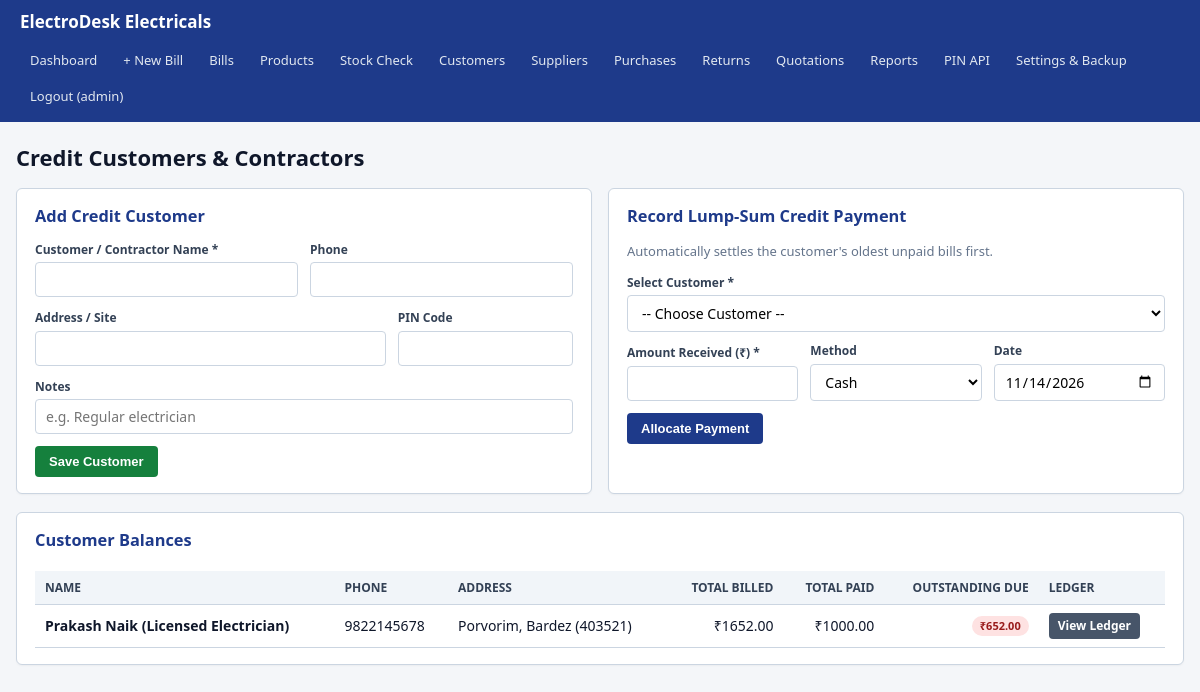
The page /customers (signed in) on the database its author committed.
### tables this page shows
CREATE TABLE store_settings (
    id INTEGER PRIMARY KEY CHECK (id = 1),
    store_name TEXT NOT NULL DEFAULT 'ElectroDesk Electricals',
    store_address TEXT NOT NULL DEFAULT 'Main Market Road, Goa',
    store_phone TEXT NOT NULL DEFAULT '',
    default_tax_rate NUMERIC NOT NULL DEFAULT 0.00
);

CREATE TABLE customers (
    id INTEGER PRIMARY KEY AUTOINCREMENT,
    name TEXT NOT NULL,
    phone TEXT,
    address TEXT,
    pincode TEXT,
    notes TEXT,
    created_at TEXT NOT NULL DEFAULT (datetime('now', 'localtime'))
);

### routes/sales_routes.py (the view, shortened to what this page needs)
@sales_bp.route("/customers", methods=["GET", "POST"])
@login_required
def customers():
    db_path = current_app.config["DB_PATH"]
    customer_list = billing_service.list_customers_with_balances(db_path=db_path)
    return render_template("customers.html", customers=customer_list, today=date.today().isoformat())

### app.py (called while the page is built)
def create_app(test_config: dict | None = None) -> Flask:
    app = Flask(__name__)
    app.config.from_object(Config)
    if test_config:
        app.config.update(test_config)
    init_db(db_path=app.config["DB_PATH"])
    if not app.config.get("TESTING"):
        backup_service.run_daily_auto_backup(
            db_path=app.config["DB_PATH"],
            backup_dir=app.config["BACKUP_DIR"],
        )
    @app.context_processor
    def inject_store_settings():
        return {"store": auth_service.get_store_settings(db_path=app.config["DB_PATH"])}
    app.register_blueprint(main_bp)
    app.register_blueprint(product_bp)
    app.register_blueprint(sales_bp)
    app.register_blueprint(purchase_bp)
    app.register_blueprint(ops_bp)
    app.register_blueprint(api_bp)
    return app

### database/db.py (called while the page is built)
def to_decimal(value) -> Decimal:
    if value is None or value == "":
        return Decimal("0.00")
    return Decimal(str(value)).quantize(Decimal("0.01"), rounding=ROUND_HALF_UP)

def get_connection(db_path: str | None = None) -> sqlite3.Connection:
    target_path = db_path or Config.DB_PATH
    conn = sqlite3.connect(target_path, timeout=10.0)
    conn.row_factory = sqlite3.Row
    conn.execute("PRAGMA foreign_keys = ON;")
    conn.execute("PRAGMA journal_mode = WAL;")
    conn.execute("PRAGMA busy_timeout = 5000;")
    return conn

### routes/__init__.py (called while the page is built)
def login_required(view_func):
    @wraps(view_func)
    def wrapped_view(*args, **kwargs):
        if "user_id" not in session:
            flash("Please log in to access ElectroDesk.", "warning")
            return redirect(url_for("main.login"))
        return view_func(*args, **kwargs)
    return wrapped_view

### services/auth_service.py (called while the page is built)
def get_store_settings(db_path: str | None = None) -> dict:
    conn = get_connection(db_path)
    try:
        row = conn.execute("SELECT * FROM store_settings WHERE id = 1").fetchone()
        return dict(row) if row else {
            "store_name": "ElectroDesk Electricals",
            "store_address": "Main Market Road, Goa",
            "store_phone": "",
            "default_tax_rate": "0.00",
        }
    finally:
        conn.close()

### templates/customers.html (shortened to what this page needs)
{% extends "base.html" %}
{% block content %}
<div class="page-header">
  <h1>Credit Customers &amp; Contractors</h1>
</div>
<div class="grid-2">
  <div class="card">
    <h3>Add Credit Customer</h3>
    <form method="POST" action="{{ url_for('sales.customers') }}">
      <div class="form-row">
        <div class="form-group">
          <label>Customer / Contractor Name *</label>
          <input type="text" name="name" required>
        </div>
        <div class="form-group">
          <label>Phone</label>
          <input type="text" name="phone">
        </div>
      </div>
      <div class="form-row">
        <div class="form-group" style="flex: 2;">
          <label>Address / Site</label>
          <input type="text" name="address">
        </div>
        <div class="form-group">
          <label>PIN Code</label>
          <input type="text" name="pincode" maxlength="6">
        </div>
      </div>
      <div class="form-group" style="margin-bottom: 12px;">
        <label>Notes</label>
        <input type="text" name="notes" placeholder="e.g. Regular electrician">
      </div>
      <button type="submit" class="btn btn-success">Save Customer</button>
    </form>
  </div>
  <div class="card">
    <h3>Record Lump-Sum Credit Payment</h3>
    <p style="font-size: 13px; color: var(--muted);">Automatically settles the customer's oldest unpaid bills first.</p>
    <form method="POST" action="{{ url_for('sales.record_payment') }}">
      <div class="form-group" style="margin-bottom: 10px;">
        <label>Select Customer *</label>
        <select name="customer_id" required>
          <option value="">-- Choose Customer --</option>
        </select>
      </div>
      <div class="form-row">
        <div class="form-group">
          <label>Amount Received (₹) *</label>
          <input type="number" step="0.01" min="0.01" name="amount" required>
        </div>
        <div class="form-group">
          <label>Method</label>
          <select name="payment_method">
            <option value="Cash">Cash</option>
          </select>
        </div>
        <div class="form-group">
          <label>Date</label>
          <input type="date" name="payment_date" value="{{ today }}" required>
        </div>
      </div>
      <button type="submit" class="btn">Allocate Payment</button>
    </form>
  </div>
</div>
<div class="card">
  <h3>Customer Balances</h3>
  <div class="table-wrap">
    <table>
      <thead>
        <tr>
          <th>Name</th>
          <th>Phone</th>
          <th>Address</th>
          <th class="num">Total Billed</th>
          <th class="num">Total Paid</th>
          <th class="num">Outstanding Due</th>
          <th>Ledger</th>
        </tr>
      </thead>
      <tbody>
        {% for c in customers %}
        <tr>
          <td><strong>{{ c.name }}</strong></td>
          <td>{{ c.phone }}</td>
          <td>{{ c.address }} {% if c.pincode %}({{ c.pincode }}){% endif %}</td>
          <td class="num">₹{{ c.total_billed }}</td>
          <td class="num">₹{{ c.total_paid }}</td>
          <td class="num">
            {% if c.outstanding_balance|float > 0 %}
              <span class="badge badge-danger">₹{{ c.outstanding_balance }}</span>
            {% else %}
              ₹0.00
            {% endif %}
          </td>
          <td><a href="{{ url_for('sales.customer_ledger', customer_id=c.id) }}" class="btn btn-sm btn-secondary">View Ledger</a></td>
        </tr>
        {% else %}
        <tr><td colspan="7">No credit customers registered yet.</td></tr>
        {% endfor %}
      </tbody>
    </table>
  </div>
</div>
{% endblock %}

### templates/base.html (shortened to what this page needs)
<!DOCTYPE html>
<html lang="en">
<head>
  <link rel="stylesheet" href="{{ url_for('static', filename='style.css') }}">
</head>
<body>
  {% if session.get('user_id') %}
  <nav class="navbar no-print">
    <a class="brand" href="{{ url_for('main.dashboard') }}">{{ store.store_name }}</a>
    <div class="nav-links">
      <a href="{{ url_for('main.dashboard') }}">Dashboard</a>
      <a href="{{ url_for('sales.new_bill') }}">+ New Bill</a>
      <a href="{{ url_for('sales.billing_list') }}">Bills</a>
      <a href="{{ url_for('products.index') }}">Products</a>
      <a href="{{ url_for('products.reconcile') }}">Stock Check</a>
      <a href="{{ url_for('sales.customers') }}">Customers</a>
      <a href="{{ url_for('purchases.suppliers') }}">Suppliers</a>
      <a href="{{ url_for('purchases.purchases') }}">Purchases</a>
      <a href="{{ url_for('ops.returns') }}">Returns</a>
      <a href="{{ url_for('ops.quotations') }}">Quotations</a>
      <a href="{{ url_for('ops.reports') }}">Reports</a>
      <a href="{{ url_for('main.pin_lookup') }}">PIN API</a>
      <a href="{{ url_for('main.settings') }}">Settings &amp; Backup</a>
      <a href="{{ url_for('main.logout') }}">Logout ({{ session.get('username') }})</a>
    </div>
  </nav>
  {% endif %}
  <div class="container">
    {% block content %}{% endblock %}
  </div>
</body>
</html>

### static/style.css (style rules this page uses)
:root { --bg: #f4f6f9; --surface: #ffffff; --primary: #1e3a8a; --primary-hover: #1d4ed8; --secondary: #475569; --success: #15803d; --danger: #b91c1c; --warning: #b45309; --border: #cbd5e1; --text: #0f172a; --muted: #64748b; }
* { box-sizing: border-box; }
body { margin: 0; font-family: "Segoe UI", Tahoma, Geneva, Verdana, sans-serif; background: var(--bg); color: var(--text); font-size: 14px; line-height: 1.45; }
.navbar { background: var(--primary); color: #fff; padding: 10px 20px; display: flex; flex-wrap: wrap; align-items: center; justify-content: space-between; gap: 10px; }
.brand { font-weight: 700; font-size: 17px; color: #fff; text-decoration: none; }
.nav-links { display: flex; flex-wrap: wrap; gap: 6px; }
.nav-links a { color: #e2e8f0; text-decoration: none; padding: 6px 10px; border-radius: 4px; font-size: 13px; }
.container { max-width: 1220px; margin: 20px auto; padding: 0 16px; }
.card { background: var(--surface); border: 1px solid var(--border); border-radius: 6px; padding: 16px 18px; margin-bottom: 18px; box-shadow: 0 1px 2px rgba(0, 0, 0, 0.04); }
.card h2, .card h3 { margin-top: 0; margin-bottom: 12px; color: var(--primary); }
.grid-2 { display: grid; grid-template-columns: repeat(auto-fit, minmax(360px, 1fr)); gap: 16px; }
.form-row { display: flex; flex-wrap: wrap; gap: 12px; margin-bottom: 12px; align-items: flex-end; }
.form-group { display: flex; flex-direction: column; flex: 1; min-width: 150px; }
label { font-weight: 600; font-size: 12px; margin-bottom: 4px; color: #334155; }
input, select, textarea { padding: 7px 10px; border: 1px solid var(--border); border-radius: 4px; font-size: 14px; font-family: inherit; background: #fff; }
.btn { display: inline-block; padding: 8px 14px; border: none; border-radius: 4px; background: var(--primary); color: #fff; font-weight: 600; font-size: 13px; cursor: pointer; text-decoration: none; text-align: center; }
.btn-secondary { background: var(--secondary); }
.btn-success { background: var(--success); }
.btn-sm { padding: 4px 9px; font-size: 12px; }
.table-wrap { overflow-x: auto; }
table { width: 100%; border-collapse: collapse; margin-top: 6px; }
th, td { padding: 8px 10px; border-bottom: 1px solid var(--border); text-align: left; }
th { background: #f1f5f9; font-weight: 700; font-size: 12px; text-transform: uppercase; color: #334155; }
.num { text-align: right; font-variant-numeric: tabular-nums; }
.badge { display: inline-block; padding: 2px 8px; border-radius: 12px; font-size: 11px; font-weight: 700; }
.badge-danger { background: #fee2e2; color: #991b1b; }
.page-header { display: flex; justify-content: space-between; align-items: center; flex-wrap: wrap; gap: 10px; margin-bottom: 14px; }
.page-header h1 { margin: 0; font-size: 22px; }

### rows shown on the page
store_settings: store_name "ElectroDesk Electricals"
customers: name "Prakash Naik (Licensed Electrician)", phone "9822145678", address "Porvorim, Bardez", pincode "403521", total_billed "1652.00", total_paid "1000.00", outstanding_balance "652.00"

### other values the page prints
{{ session.get('username') }} "admin"
